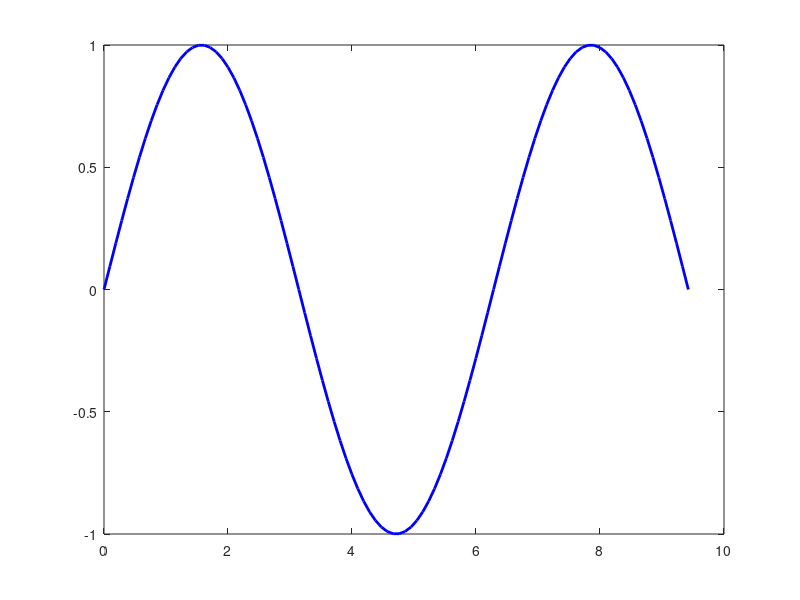

Reproduce this figure in MATLAB.
% c = linspace(0 , 3*pi);
% y1 = cos(c);
% y2 = sin(c);
% % plot(c, y1 , c , y2)
% xlabel('A Label')
% ylabel('Another Label')
% plot(c, y1 ,'ro-', c , y2, 'm*--')


c = linspace(0 , 3*pi);
y1 = cos(c);
y2 = sin(c);
plot(c, y1 ,'r', 'linewidth' , 2)
%hold on
plot(c, y2 , 'b' , 'linewidth' , 2)
